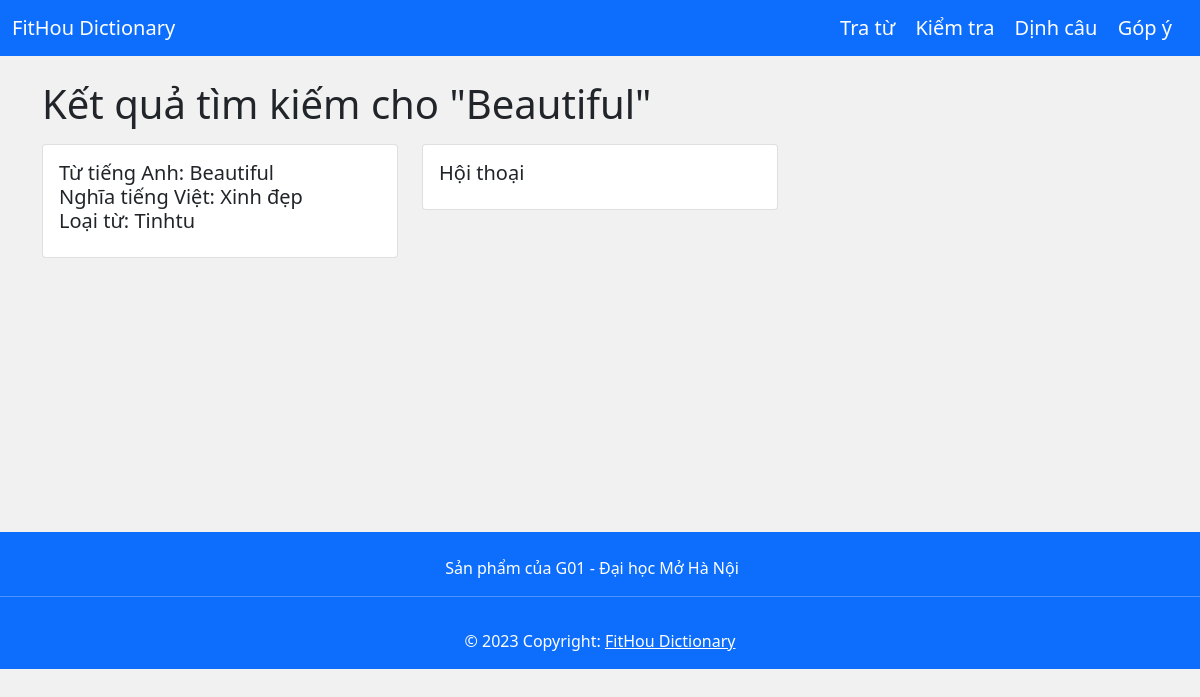
/homesearch/?search_query=Beautiful, run on the app's committed database.
### home/models.py (models this page shows, shortened)
class DictionaryEntry(models.Model):
    id = models.AutoField(primary_key=True)
    english = models.CharField(max_length=100, unique=True)
    vietnam = models.CharField(max_length=100)
    category = models.CharField(max_length=50)
    image = models.CharField(max_length=200)
    pronounce = models.CharField(max_length=200)
    def __str__(self):
        return f"{self.id}: {self.english}"
    class Meta:
        verbose_name_plural = 'Dictionary Entries'

class Conversation(models.Model):
    id = models.AutoField(primary_key=True)
    vnconversation = models.CharField(max_length=500)
    enconversation = models.CharField(max_length=500)
    def __str__(self):
        return f"{self.id}: {self.enconversation}"

### home/views.py (the view)
# urls.py: path('search/',home.get_home),
def search(request):
    search_query = request.GET.get('search_query')
    if search_query:
        results = search_cache.get(search_query)
        if results is None:
            dictionary_results = DictionaryEntry.objects.filter(english__icontains=search_query)
            conversation_results = Conversation.objects.filter(enconversation__icontains=search_query)
            results = []
            for dictionary_entry in dictionary_results:
                results.append(('dictionary', dictionary_entry))
            for conversation_entry in conversation_results:
                results.append(('conversation', conversation_entry))
            search_cache[search_query] = results
        print("Results:", results)
        return render(request, 'search_results.html', {'results': results, 'search_query': search_query})
    else:
        return render(request, 'home.html')

### templates/search_results.html (shortened to what this page needs)
{% extends "baseTemplate.html" %}
{% block content %}
    <div class="container mt-4">
        <h1 class="mb-3">Kết quả tìm kiếm cho "{{ search_query }}"</h1>
{% if results %}
    <div class="row">
        {% for result_type, entry in results %}
            <div class="col-md-4 mb-4">
                <div class="card">
                    <div class="card-body">
                        <h5 class="card-title">
                            {% if result_type == 'dictionary' %}
                                Từ tiếng Anh: {{ entry.english }}
                                <br>
                                Nghĩa tiếng Việt: {{ entry.vietnam }}
                                <br>
                                Loại từ: {{entry.category}}
                            {% elif result_type == 'conversation' %}
                            Hội thoại
                            {% endif %}
                        </h5>
                    </div>
                </div>
            </div>
        {% endfor %}
    </div>
{% else %}
    <p>Không tìm thấy kết quả.</p>
{% endif %}
    </div>
{% endblock %}

### static/css/home.css (style rules this page uses)
body { background-color: #f1f1f1; }

### data on the page
DictionaryEntry: english "Beautiful", vietnam "Xinh đẹp", category "Tinhtu"
Conversation: shows "Hội thoại"
